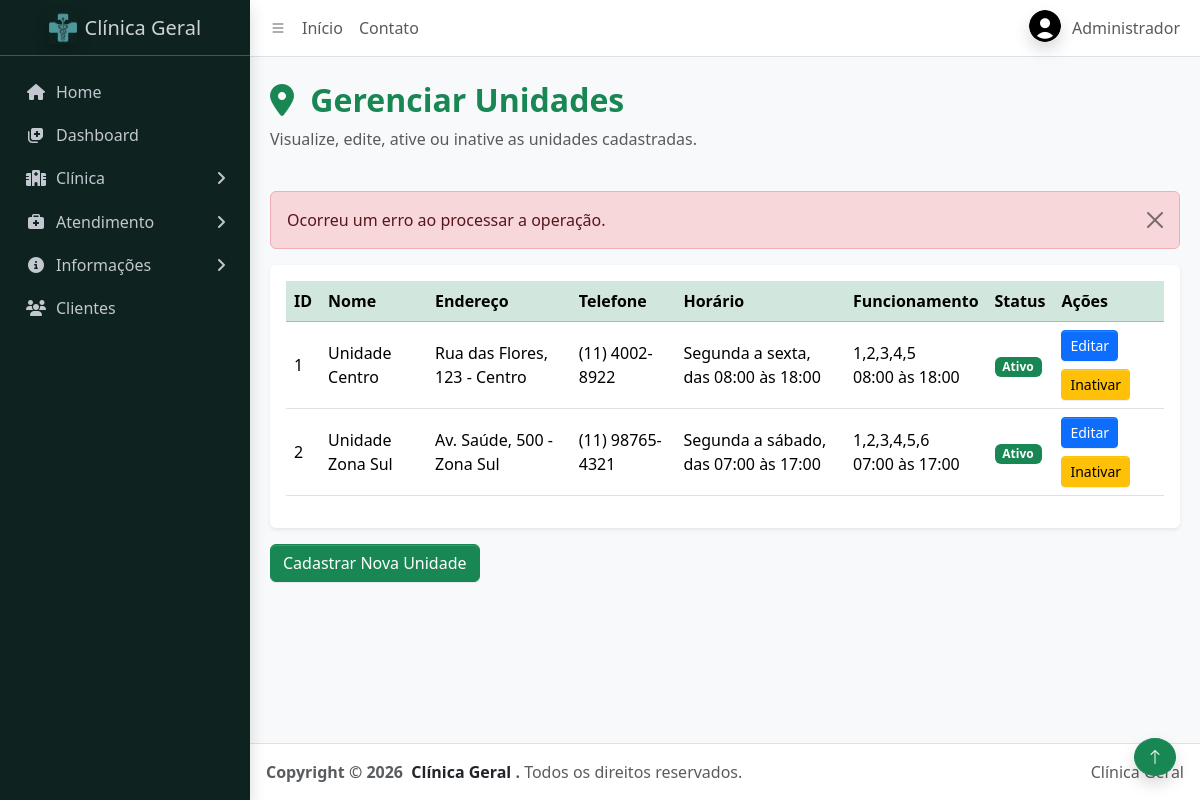
Screenshot of /admin/unidades.php?erro=1 (signed in) with the database file from the repository.
### tables this page shows
CREATE TABLE usuarios (
    id INT AUTO_INCREMENT PRIMARY KEY,

    nome VARCHAR(120) NOT NULL,
    cpf VARCHAR(14) UNIQUE NOT NULL,
    email VARCHAR(150) NOT NULL UNIQUE,
    telefone VARCHAR(20),

    cep VARCHAR(9),
    endereco VARCHAR(150),
    numero VARCHAR(10),
    bairro VARCHAR(100),
    cidade VARCHAR(100),
    estado CHAR(2),

    foto VARCHAR(255) DEFAULT 'assets/img/padrao.png',

    senha VARCHAR(255) NOT NULL,
    tipo ENUM('admin','cliente') NOT NULL DEFAULT 'cliente',

    criado_em TIMESTAMP DEFAULT CURRENT_TIMESTAMP
);

CREATE TABLE unidades (
    id INT AUTO_INCREMENT PRIMARY KEY,
    nome VARCHAR(120) NOT NULL,
    endereco VARCHAR(200) NOT NULL,
    telefone VARCHAR(30) NOT NULL,
    horario VARCHAR(100) NOT NULL,

    dias_funcionamento VARCHAR(20) NOT NULL DEFAULT '1,2,3,4,5',
    hora_inicio TIME NOT NULL DEFAULT '08:00:00',
    hora_fim TIME NOT NULL DEFAULT '17:00:00',

    status ENUM('ativo','inativo') NOT NULL DEFAULT 'ativo',
    criado_em TIMESTAMP DEFAULT CURRENT_TIMESTAMP
);

### auth/funcs.php (called while the page is built, shortened)
<?php
function url_path(string $relativePath): string
{
    return '/ClinicaPHP/' . ltrim($relativePath, '/');
}
function foto_usuario_url(?string $foto): string
{
    $caminhoFoto = $foto ?: 'assets/img/padrao.png';
    $url = url_path($caminhoFoto);
    $arquivoFoto = __DIR__ . '/../' . ltrim($caminhoFoto, '/');
    if (is_file($arquivoFoto)) {
        $url .= '?v=' . filemtime($arquivoFoto);
    }
    return $url;
}
function usuario_logado(): bool
{
    return !empty($_SESSION['usuario_id']);
 }
function usuario(): array
{
    return [
        'id' => $_SESSION['usuario_id'] ?? null,
        'nome' => $_SESSION['nome'] ?? '',
        'tipo' => $_SESSION['tipo'] ?? '',
        'foto' => $_SESSION['foto'] ?? '',
    ];
}
function is_admin(): bool
{
    return usuario_logado() && ($_SESSION['tipo'] ?? '') === 'admin';
}
function esc(string $valor): string
{
    return htmlspecialchars($valor, ENT_QUOTES, 'UTF-8');
}

### database/usuarios/usuario_funcs.php (called while the page is built, shortened)
<?php
require_once __DIR__ . '/../conexao.php';
function buscar_usuario_por_id(int $id): ?array
{
    global $conexao;
    $sql = 'SELECT * FROM usuarios WHERE id = :id LIMIT 1';
    $stmt = $conexao->prepare($sql);
    $stmt->execute([
        'id' => $id
    ]);
    $usuario = $stmt->fetch(PDO::FETCH_ASSOC);
    return $usuario ?: null;
}

### database/unidades/unidades_funcs.php (called while the page is built, shortened)
<?php
require_once __DIR__ . '/../conexao.php';
function nomes_dias_funcionamento(string $diasFuncionamento): string
{
    $dias = array_values(array_filter(array_map('trim', explode(',', $diasFuncionamento))));
    if ($dias === ['1', '2', '3', '4', '5']) {
        return 'Segunda a sexta';
    }
    if ($dias === ['1', '2', '3', '4', '5', '6']) {
        return 'Segunda a sábado';
    }
    $diasFormatados = [];
    return implode(', ', $diasFormatados);
}
function formatar_horario_unidade(
    string $diasFuncionamento,
    string $horaInicio,
    string $horaFim
): string {
    $dias = nomes_dias_funcionamento($diasFuncionamento);
    $inicio = substr($horaInicio, 0, 5);
    $fim = substr($horaFim, 0, 5);
    return "{$dias}, das {$inicio} às {$fim}";
}
function horario_exibicao_unidade(array $unidade): string
{
    return formatar_horario_unidade(
        (string) ($unidade['dias_funcionamento'] ?? ''),
        (string) ($unidade['hora_inicio'] ?? '08:00:00'),
        (string) ($unidade['hora_fim'] ?? '17:00:00')
    );
}
function listar_todas_unidades(): array
{
    global $conexao;
    $sql = "SELECT id, nome, endereco, telefone, horario, dias_funcionamento, hora_inicio, hora_fim, status
            FROM unidades
            ORDER BY nome ASC";
    $stmt = $conexao->query($sql);
    return $stmt->fetchAll(PDO::FETCH_ASSOC);
}

### admin/unidades.php (the view, shortened to what this page needs)
<?php
require_once __DIR__ . '/../database/unidades/unidades_funcs.php';
$erro = filter_input(INPUT_GET, 'erro', FILTER_VALIDATE_INT);
$unidades = listar_todas_unidades();
require_once __DIR__ . '/../partials/header.php';
?>
<main class="app-main">
    <div class="app-content mt-4">
        <div class="container">
            <div class="row mb-4">
                <div class="col-12">
                    <h2 class="fw-bold text-success">
                        <i class="fas fa-map-marker-alt me-2"></i>
                        Gerenciar Unidades
                    </h2>
                    <p class="text-muted">
                        Visualize, edite, ative ou inative as unidades cadastradas.
                    </p>
                </div>
            </div>
            <?php if ($erro): ?>
                <div class="alert alert-danger alert-dismissible fade show">
                    Ocorreu um erro ao processar a operação.
                    <button type="button" class="btn-close" data-bs-dismiss="alert"></button>
                </div>
            <?php endif; ?>
            <div class="card shadow-sm border-0">
                <div class="card-body">
                    <?php if (empty($unidades)): ?>
                        <div class="alert alert-info mb-0">
                            Nenhuma unidade cadastrada.
                        </div>
                    <?php else: ?>
                        <div class="table-responsive">
                            <table class="table table-hover align-middle">
                                <thead class="table-success">
                                    <tr>
                                        <th>ID</th>
                                        <th>Nome</th>
                                        <th>Endereço</th>
                                        <th>Telefone</th>
                                        <th>Horário</th>
                                        <th>Funcionamento</th>
                                        <th>Status</th>
                                        <th>Ações</th>
                                    </tr>
                                </thead>
                                <tbody>
                                    <?php foreach ($unidades as $unidade): ?>
                                        <tr>
                                            <td><?= esc((string)$unidade['id']) ?></td>
                                            <td><?= esc($unidade['nome']) ?></td>
                                            <td><?= esc($unidade['endereco']) ?></td>
                                            <td><?= esc($unidade['telefone']) ?></td>
                                            <td><?= esc(horario_exibicao_unidade($unidade)) ?></td>
                                            <td>
                                                <?= esc((string) ($unidade['dias_funcionamento'] ?? '')) ?><br>
                                                <?= esc(substr((string) ($unidade['hora_inicio'] ?? ''), 0, 5) . ' às ' . substr((string) ($unidade['hora_fim'] ?? ''), 0, 5)) ?>
                                            </td>
                                            <td>
                                                <?php if ($unidade['status'] === 'ativo'): ?>
                                                    <span class="badge bg-success">
                                                        Ativo
                                                    </span>
                                                <?php else: ?>
                                                    <span class="badge bg-secondary">
                                                        Inativo
                                                    </span>
                                                <?php endif; ?>
                                            </td>
                                            <td>
                                                <div class="d-flex gap-2 flex-wrap">
                                                    <a
                                                        href="<?= esc(url_path('admin/editar_unidade.php?id=' . $unidade['id'])) ?>"
                                                        class="btn btn-primary btn-sm">
                                                        Editar
                                                    </a>
                                                    <form
                                                        action="<?= esc(url_path('database/unidades/alterar_status_unidade.php')) ?>"
                                                        method="POST">
                                                        <?php if ($unidade['status'] === 'ativo'): ?>
                                                            <button
                                                                class="btn btn-warning btn-sm"
                                                                type="submit">
                                                                Inativar
                                                            </button>
                                                        <?php endif; ?>
                                                    </form>
                                                </div>
                                            </td>
                                        </tr>
                                    <?php endforeach; ?>
                                </tbody>
                            </table>
                        </div>
                    <?php endif; ?>
                </div>
            </div>
            <div class="mt-3">
                <a
                    href="<?= esc(url_path('admin/cadastrar_unidade.php')) ?>"
                    class="btn btn-success">
                    Cadastrar Nova Unidade
                </a>
            </div>
        </div>
    </div>
</main>
<?php require_once __DIR__ . '/../partials/footer.php'; ?>

### partials/header.php (shortened to what this page needs)
<?php
require_once __DIR__ . '/../auth/funcs.php';
require_once __DIR__ . '/../database/usuarios/usuario_funcs.php';
$usuario = usuario();
if (usuario_logado()) {
    $usuarioAtualizado = buscar_usuario_por_id((int) $usuario['id']);
    if ($usuarioAtualizado) {
        $usuario = usuario();
    }
}
$fotoPerfil = 'assets/img/padrao.png';
if (
    usuario_logado() &&
    isset($usuario['foto']) &&
    !empty($usuario['foto'])
) {
    $fotoPerfil = $usuario['foto'];
}
?>
<!DOCTYPE html>
<html lang="pt-br">
<head>
    <link rel="stylesheet" href="<?= esc(url_path('css/adminlte.css')) ?>">
    <link rel="stylesheet" href="<?= esc(url_path('css/meucss.css')) ?>">
    <link rel="stylesheet" href="https://cdn.jsdelivr.net/npm/@fontsource/source-sans-3@5.0.12/index.css">
    <link rel="stylesheet" href="https://cdn.jsdelivr.net/npm/overlayscrollbars@2.11.0/styles/overlayscrollbars.min.css">
    <link rel="stylesheet" href="https://cdn.jsdelivr.net/npm/bootstrap-icons@1.13.1/font/bootstrap-icons.min.css">
    <link href="https://cdn.jsdelivr.net/npm/bootstrap@5.3.3/dist/css/bootstrap.min.css" rel="stylesheet">
    <link rel="stylesheet" href="https://cdnjs.cloudflare.com/ajax/libs/font-awesome/6.5.1/css/all.min.css">
</head>
<body class="layout-fixed sidebar-expand-lg sidebar-open bg-body-tertiary">
    <div class="app-wrapper">
        <nav class="app-header navbar navbar-expand bg-body">
            <div class="container-fluid">
                <ul class="navbar-nav">
                    <li class="nav-item">
                        <a class="nav-link" data-lte-toggle="sidebar" href="#" role="button">
                            <i class="bi bi-list"></i>
                        </a>
                    </li>
                    <li class="nav-item d-none d-md-block">
                        <a href="<?= esc(url_path('paginas/index.php')) ?>" class="nav-link">Início</a>
                    </li>
                    <li class="nav-item d-none d-md-block">
                        <a href="<?= esc(url_path('paginas/contato.php')) ?>" class="nav-link">Contato</a>
                    </li>
                </ul>
                <ul class="navbar-nav ms-auto">
                    <li class="nav-item dropdown user-menu">
                        <a href="#" class="nav-link dropdown-toggle" data-bs-toggle="dropdown">
                            <img src="<?= esc(foto_usuario_url($fotoPerfil)) ?>" class="user-image rounded-circle shadow" alt="Foto do usuário">
                            <span class="d-none d-md-inline">
                                <?= usuario_logado() ? esc($usuario['nome']) : 'Usuário' ?>
                            </span>
                        </a>
                    </li>
                </ul>
            </div>
        </nav>
        <aside class="app-sidebar cg-bg-primaria shadow" data-bs-theme="dark">
            <div class="sidebar-brand">
                <a href="<?= esc(url_path('paginas/index.php')) ?>" class="brand-link">
                    <img src="<?= esc(url_path('assets/img/logo-clinica.png')) ?>" alt="Clinica Logo" class="brand-image opacity-10 shadow">
                    <span class="brand-text fw-light">Clínica Geral</span>
                </a>
            </div>
            <div class="sidebar-wrapper">
                <nav class="mt-2">
                    <ul class="nav sidebar-menu flex-column" data-lte-toggle="treeview" role="navigation" data-accordion="false" id="navigation">
                        <li class="nav-item">
                            <a href="<?= esc(url_path('paginas/index.php')) ?>" class="nav-link">
                                <i class="nav-icon fas fa-home"></i>
                                <p>Home</p>
                            </a>
                        </li>
                        <?php if (is_admin()): ?>
                            <li class="nav-item">
                                <a href="<?= esc(url_path('admin/dashboard.php')) ?>" class="nav-link">
                                    <i class="nav-icon fas fa-notes-medical"></i>
                                    <p>Dashboard</p>
                                </a>
                            </li>
                        <?php endif; ?>
                        <li class="nav-item">
                            <a href="#" class="nav-link">
                                <i class="nav-icon fas fa-hospital"></i>
                                <p>
                                    Clínica
                                </p>
                            </a>
                        </li>
                        <li class="nav-item">
                            <a href="#" class="nav-link">
                                <i class="nav-icon fas fa-briefcase-medical"></i>
                                <p>
                                    Atendimento
                                </p>
                            </a>
                        </li>
                        <li class="nav-item">
                            <a href="#" class="nav-link">
                                <i class="nav-icon fas fa-circle-info"></i>
                                <p>
                                    Informações
                                </p>
                            </a>
                        </li>
                        <li class="nav-item">
                            <a href="<?= esc(url_path('paginas/clientes.php')) ?>" class="nav-link">
                                <i class="nav-icon fas fa-users"></i>
                                <p>Clientes</p>
                            </a>
                        </li>
                    </ul>
                </nav>
            </div>
        </aside>

### css/meucss.css (style rules this page uses)
:root { --cg-azul-turquesa: #0e221f; --cg-ciano: #68b8b4; }
.cg-bg-primaria { background-color: var(--cg-azul-turquesa) !important; }

### rows the page displays
usuarios: foto (picture), nome "Administrador"
unidades: id "1", nome "Unidade Centro", endereco "Rua das Flores, 123 - Centro", telefone "(11) 4002-8922", horario_exibicao_unidade($unidade) "Segunda a sexta, das 08:00 às 18:00", dias_funcionamento "1,2,3,4,5", hora_inicio+hora_fim "08:00 às 18:00", status "Ativo"
unidades: id "2", nome "Unidade Zona Sul", endereco "Av. Saúde, 500 - Zona Sul", telefone "(11) 98765-4321", horario_exibicao_unidade($unidade) "Segunda a sábado, das 07:00 às 17:00", dias_funcionamento "1,2,3,4,5,6", hora_inicio+hora_fim "07:00 às 17:00", status "Ativo"
